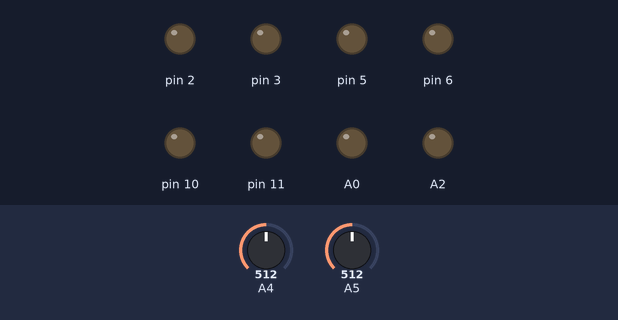
Bench run of a sketch on a simulated Arduino Uno, built with avr-gcc and run on an emulated ATmega328P. Parts: output pins drawn as LEDs (lit = HIGH). Dashed ring = blinking. Inputs (shaded band) come from the test bench; at power-on: A4 = 512, A5 = 512.

Above: at 0.1 s.
At 5.77 s:
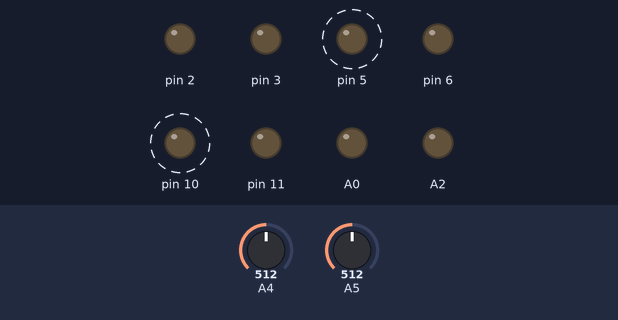
6.3 s: A4 set to 111
9.3 s: A4 set to 94
At 10.2 s:
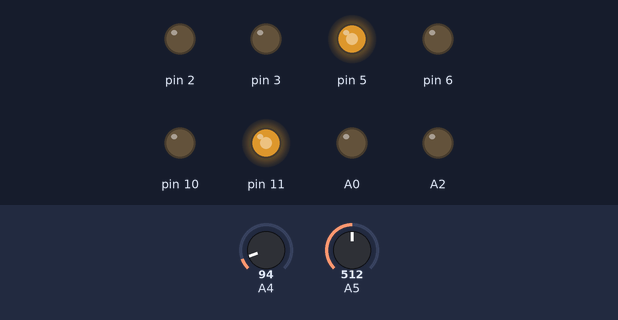
Timing chart, 0 to 12.3 s (numbered marks = the images above; inputs shaded):
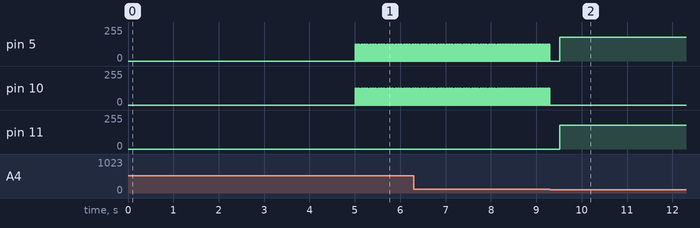

The sketch:

main.ino
```cpp
static void limit(int &value, int inf, int sup) {
	if (value < inf) {value = inf;}
	if (value > sup) {value = sup;}
}

static int module(int number) {
	return number > 0 ? number : -number;
}

static int signal(int number) {
	return number > 0 ? 1 : -1;
}

struct Ultrasonic {
	int trigger;
	int echo;

	Ultrasonic(int _trigger, int _echo) {
		trigger = _trigger;
		echo = _echo;

		pinMode(trigger, OUTPUT);
		pinMode(echo, INPUT);

		digitalWrite(trigger, LOW);
	}

	void disable() {
		digitalWrite(trigger, LOW);
	}

	int read() {
		digitalWrite(trigger, HIGH); // the trigger pin send a signal
		delayMicroseconds(10);       // to 10us
		digitalWrite(trigger, LOW);

		return 17 * (pulseIn(echo, HIGH) / 100.0);
	}
};

struct Inclination {
	int output;

	Inclination(int _output) {
		output = _output;

		pinMode(output, INPUT);
	}

	bool read() {
		return digitalRead(output);
	}
};

struct Obstacle {
	int output;

	Obstacle(int _output) {
		output = _output;

		pinMode(output, INPUT);
	}

	bool read() {
		return digitalRead(output);
	}
};

struct Infrared {
	int output;
	int threshold;

	Infrared(int _output) {
		output = _output;

		threshold = 90;

		pinMode(output, INPUT);
	}

	int read() {
		int value = map(analogRead(output), 0, 1023, 100, 0);

		return value > threshold ? 0 : 1;
	}
};

struct Servo {
	int control;
	int position = false;

	Servo(int _control) {
		control = _control;

		pinMode(control, OUTPUT);

		digitalWrite(control, LOW);
	}

	void disable() {
		digitalWrite(control, LOW);
	}

	void write(int angle) {
		limit(angle, 0, 180);

		int time = map(angle, 0, 180, 500, 2500);

		for (int iter = 1; iter <= 100; iter++) {
			digitalWrite(control, HIGH);
			delayMicroseconds(time);
			digitalWrite(control, LOW);
			delayMicroseconds(20000 - time);
		}

		position = angle;
	}

	int read() {
		return position;
	}
};

struct Motor {
	int controll;
	int controlr;

	int velocity;

	Motor(int _controll, int _controlr) {
		controll = _controll;
		controlr = _controlr;

		pinMode(controll, OUTPUT); digitalWrite(controll, LOW);
		pinMode(controlr, OUTPUT); digitalWrite(controlr, LOW);
	}

	void disable() {
		digitalWrite(controll, LOW);
		digitalWrite(controlr, LOW);
	}

	void write(int _velocity) {
		velocity = _velocity;

		limit(velocity, -100, 100);

		short int inputl = 0;
		short int inputr = 0;

		if (velocity > 0) {
			inputl = map(abs(velocity), 0, 100, 0, 255);
		}
		if (velocity < 0) {
			inputr = map(abs(velocity), 0, 100, 0, 255);
		}

		analogWrite(controll, inputl);
		analogWrite(controlr, inputr);
	}

	int read() {
		return velocity;
	}
};

// ---------- Actuators Declaration

// Servo: 2, 3
// Motor: (5, 6), (10, 11)

Servo servo[2] = {Servo(2), Servo(3)};
Motor motor[2] = {Motor(5, 6), Motor(10, 11)}; // Left, Right

// ---------- Sensors Declaration

// Obstacle: 8
// Inclination: 9
// Infrared: A0, A1
// Ultrasonic: (A2, A3), (A4, A5)

Obstacle    obstacle      = Obstacle(8);
Inclination inclination   = Inclination(9);
Infrared    infrared[2]   = {Infrared(A4), Infrared(A5)};             // Left,    Right
Ultrasonic  ultrasonic[2] = {Ultrasonic(A0, A1), Ultrasonic(A2, A3)}; // Frontal, Lateral

// ---------- Functions

void move(int left, int right) {
	motor[0].write(left);
	motor[1].write(right);
}

void rotate(int velocity) {
	motor[0].write(velocity);
	motor[1].write(-velocity);
}

void walk(int velocity, int time) {
	motor[0].write(velocity);
	motor[1].write(velocity);

	delay(time);

	motor[0].write(0);
	motor[1].write(0);

	delay(time);
}

void stop(int time) {
	motor[0].write(0);
	motor[1].write(0);

	delay(time);
}

int error() {
	int left  = infrared[0].read();
	int right = infrared[1].read();

	return right - left;
}

int deviation(int step) {
	int detour;

	int detours[] = {0, 0, 0};

	while (step > 0) {
		detour = error();

		detours[detour + 1]++;

		step--;
	}

	int result;

	while (step < 3) {
		if (detours[step] > detour) {
			detour = detours[step];

			result = step - 1;
		}

		step++;
	}

	return result;
}

void adjust(int steps) {
	int detour;
	int step;

	bool out = true;

	while (true) {
		step = 0;

		while (step < steps) {
			detour = error();

			if (detour) {
				out = false;
			}

			step++;
		}

		if (out) {
			break;
		}
	}
}

void curve() {
	int detour = deviation(20);

	int velocity;

	if (detour) {
		stop(200);

		if (detour > 0) velocity =  70;
		if (detour < 0) velocity = -70;

		rotate(velocity);

		adjust(100);
		stop(200);

		walk(50, 50);
	}
	else {
		velocity = 50;

		walk(velocity, 10);
	}
}

void dodge() {}

void route() {
	while (true) {
		curve();
		dodge();
	}
}

void setup() {
	delay(5000);
}

void loop() {
	route();
}
```

Measured:
- the behaviour switches between 103 and 102 on A4 (found by bisection; images 1 and 2)
- after the input at 9.3 s, pin 10: goes on until 9.3 s, then stays 0/255; pin 11: 0/255 → 178/255 after 0.22 s
- by itself, pin 10: alternates 127/255 for 0.01 s and 0/255 for 0.02 s
